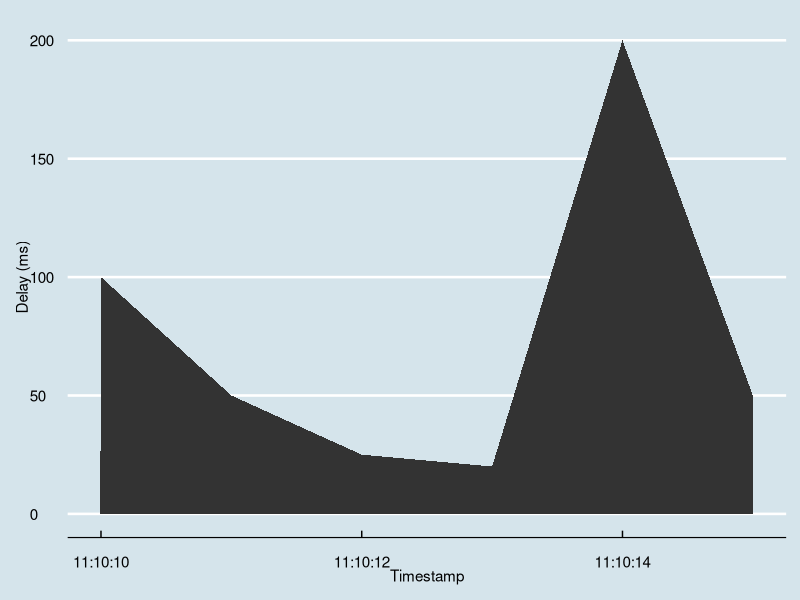

Here is the R script that generated this plot:
#!/usr/bin/env Rscript

library(ggplot2)
library(scales)
library(ggthemes)

data <- read.csv('time_series.csv')
data$timestamp_obj <- as.POSIXct(data$timestamp, format="%Y-%m-%d %H:%M:%S")
svg('time_series.svg', width=8, height=5)
ggplot(data, aes(x=timestamp_obj,y=delay)) + geom_area() + 
    theme_economist() + 
    scale_colour_economist() +
    xlab("Timestamp") +
    ylab("Delay (ms)") + 
    scale_x_datetime(breaks=pretty_breaks(), labels=date_format("%H:%M:%S"))
dev.off()
